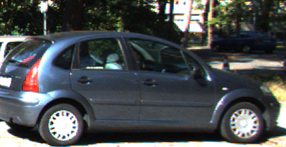
#> input picture images/wheel.png, 286 x 147 px, found by its file name
$ python hough_circle.py   (older library calls are emulated)
#> lines starting #> are read from the running program, lines starting #| are printed output that depends on the picture; after the words box and inside, x2 and y2 are one past the last pixel; in counts of white or black regions, pixels touching at a corner belong together
#> further down, img_RGB is the input picture: shape (147, 286, 3); mean B, G, R 79.8, 78.5, 74.5
### canny_edge.py
# -*- coding: utf-8 -*-


import numpy as np # 矩阵计算库
import cv2 # 利用opencv进行图像处理

def get_gradient_and_direction(image):
    """ 计算灰度图像梯度与梯度方向
    使用sobel算子求导
         -1 0 1        -1 -2 -1
    Gx = -2 0 2   Gy =  0  0  0
         -1 0 1         1  2  1
    输入
        image: 灰度图
    输出
        gradients: 梯度图像
        direction: 梯度方向
    """
    Gx = np.array([[-1, 0, 1], [-2, 0, 2], [-1, 0, 1]]) # x方向sobel算子
    Gy = np.array([[-1, -2, -1], [0, 0, 0], [1, 2, 1]]) # y方向sobel算子

    W, H = image.shape # 图像宽、长
#> W = 147; H = 286
    gradients = np.zeros([W - 2, H - 2]) # 创建空矩阵储存梯度信息
    direction = np.zeros([W - 2, H - 2]) # 创建空矩阵储存梯度方向信息

    for i in range(W - 2): # 遍历原图像每一个像素
        for j in range(H - 2):
            dx = np.sum(image[i:i+3, j:j+3] * Gx) # 原图像部分与x方向sobel算子卷积得到x方向导数
            dy = np.sum(image[i:i+3, j:j+3] * Gy) # 原图像部分与y方向sobel算子卷积得到y方向导数
            gradients[i, j] = np.sqrt(dx ** 2 + dy ** 2) # 将梯度信息储存
            if dx == 0:
                direction[i, j] = np.pi / 2 # 如果dx = 0 在梯度方向为90°
            else:
                direction[i, j] = np.arctan(dy / dx) # 其他情况下，计算梯度方向，并储存到梯度方向矩阵
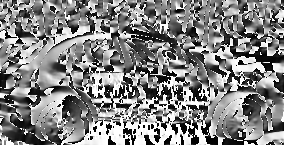
#> direction: shape (145, 284) float64; min -1.57, max 1.57, mean 0.0604; drawn with min black and max white
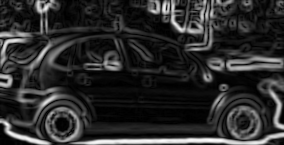
#> gradients: shape (145, 284) float64; min 0, max 420.3, mean 73.3; drawn with min black and max white

    gradients = np.uint8(gradients) # 将梯度图像转化为unit8格式

    return gradients, direction

def NMS(gradients, direction):
    """ 非最大值抑制
    输入:
        gradients: 梯度图像
        direction: 梯度方向图像

    输出:
        非最大值抑制后的图像
    """
    W, H = gradients.shape # 梯度图图像宽，长
#> W = 145; H = 284
    nms = np.copy(gradients[1:-1, 1:-1]) # 创建非极大值抑制矩阵

    for i in range(1, W - 1): # 遍历梯度图像每个像素
        for j in range(1, H - 1):
            theta = direction[i, j] # 对应位置梯度方向
            weight = np.tan(theta) # 对应梯度方向的tan值
            if theta > np.pi / 4: # 如果梯度方向大于45小于90度，N、S和NE、SW插值，且tan值为weight倒数
                d1 = [0, 1] #
                d2 = [1, 1] #
                weight = 1 / weight
            elif theta >= 0: # 如果梯度方向大于0小于45度，N、S和NE、SW插值，且tan值为weight
                d1 = [1, 0]
                d2 = [1, 1]
            elif theta >= - np.pi / 4: # 如果梯度方向小于0大于45度，N、S和NW、SE插值，且tan值为weight的相反数
                d1 = [1, 0]
                d2 = [1, -1]
                weight *= -1
            else: # 如果梯度方向小于-45大于-90度，N、S和NW、SE插值，且tan值为weight负倒数
                d1 = [0, -1]
                d2 = [1, -1]
                weight = -1 / weight

            # 不同情况下的插值系数
            g1 = gradients[i + d1[0], j + d1[1]]
            g2 = gradients[i + d2[0], j + d2[1]]
            g3 = gradients[i - d1[0], j - d1[1]]
            g4 = gradients[i - d2[0], j - d2[1]]

            grade_count1 = g1 * weight + g2 * (1 - weight) # Gp1插值结果
            grade_count2 = g3 * weight + g4 * (1 - weight) # Gp2插值结果

            if grade_count1 > gradients[i, j] or grade_count2 > gradients[i, j]: # 如果该像素点 的梯度小于Gp1和Gp2，则该点一定不是边缘，置零。
                nms[i - 1, j - 1] = 0

    return nms

def double_threshold(nms, threshold1, threshold2):
    """ 双阈值处理和滞后边界跟踪

    输入:
        nms: 非最大值抑制图像
        threshold1: 弱边界阈值
        threshold2: 强边界阈值

    输出:
        双阈值处理图像
    """
#> called with threshold1 = 60, threshold2 = 140
    visited = np.zeros_like(nms) # 遍历过的点集合
    output_image = nms.copy() # 创建输出图片矩阵
    W, H = output_image.shape # 获取输入图片宽，长
#> W = 143; H = 282

    def dfs(i, j):
        '''深度优先算法，搜索连通边界

        输入：
            像素坐标
        输出：
            连通点集
        '''

        if i >= W or i < 0 or j >= H or j < 0 or visited[i, j] == 1: # 如果像素不在图片范围内，或该点已经被储存在visited中，则返回
            return
        visited[i, j] = 1 # 若该点在图片中且未被遍历，则将对应位置储存在visited中
        if output_image[i, j] > threshold1: # 如果该店梯度大于弱边界阈值，则进行滞后边界处理
            #output_image[i, j] = 255 # 二值化，置一
            dfs(i-1, j-1) # 对相邻八个像素递归
            dfs(i-1, j)
            dfs(i-1, j+1)
            dfs(i, j-1)
            dfs(i, j+1)
            dfs(i+1, j-1)
            dfs(i+1, j)
            dfs(i+1, j+1)
        else:
            output_image[i, j] = 0 # 如果小于弱边界阈值则一定不是边界，置零

    for w in range(W): # 遍历每一个像素
        for h in range(H):
            if visited[w, h] == 1: # 如果该像素被遍历过则跳过
                continue
            if output_image[w, h] >= threshold2: # 如果该像素点梯度大于强边界阈值则一定是边界
                dfs(w, h) # 进行深度优先算法，搜索连通域
            elif output_image[w, h] <= threshold1: # 如果该像素点梯度大于强边界阈值则一定不是边界
                output_image[w, h] = 0 # 置零
                visited[w, h] = 1 # 同时将该点存入visited中
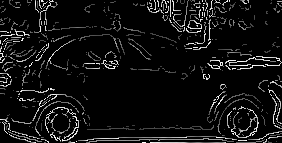
#> output_image: shape (143, 282); min 0, max 255, mean 17.9
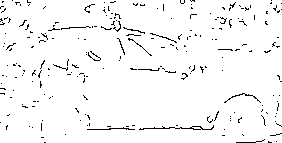
#> visited: shape (143, 282); values 0 (black) and 1 (white), 96.5% white; black in thin lines or dots

    for w in range(W): # 遍历每一个像素
        for h in range(H):
            if visited[w, h] == 0: # 如果该点没有被遍历过，则一定是弱边界
                output_image[w, h] = 0 # 置零
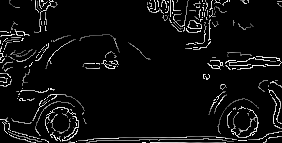
#> output_image: shape (143, 282); 3.53% of pixels changed, all inside (x1, y1, x2, y2) = (0, 0, 282, 143)
#> `threshold, final_image = cv2.threshold(output_image, 0, 255, cv2.THRES..`: final_image: shape (143, 282); 8.7% white in thin lines or dots

    return output_image

# [28 lines that do not run on import are left out]


### hough.py
# -*- coding: utf-8 -*-


import numpy as np # 矩阵计算库
import math # 数学库
import operator # 用于排序


class Hough_transform:
    def __init__(self, img, angle, threshold=135):
        '''
        img: 输入的边缘图像
        angle: 输入的梯度方向矩阵
        step: Hough 变换步长大小
        threshold: 筛选单元的阈值
        '''
#> called with threshold = 64
        self.img = img # 输入的边缘图片
        self.angle = angle # 输入的梯度方向矩阵
        self.y, self.x = img.shape[0:2] # 输入图片宽、长
#> self.y = 143; self.x = 282
        self.radius = math.ceil(math.sqrt(self.y ** 2 + self.x ** 2)) # 输入图片半径
#> self.radius = 317
        self.vote_matrix = np.zeros([self.y, self.x]) # 创建二维投票矩阵
        self.threshold = threshold # 阈值
        self.circles = [] # 用于储存检测出来的圆的半径和圆心坐标

    def Hough_transform_algorithm(self):
        '''
        按照 x,y,radius 建立三维空间，根据图片中边上的点沿梯度方向对空间中的所有单元进行投票。每个点投出来结果为一折线。
        return:  投票矩阵
        '''

        for i in range(1, self.y - 1): # 遍历图像除外围像素外的所有像素
            for j in range(1, self.x - 1):
                if self.img[i][j] > 0: # 如果是边缘则沿边缘画线
                    y = i
                    x = j
                    # 沿梯度正方向投票
                    while y < self.y and x < self.x and y >= 0 and x >= 0: # 保证像素在图像内
                        self.vote_matrix[y][x] += 1 # 在投票矩阵对应位置加一
                        y = round(y + 1.414*np.sin(self.angle[i][j])) # 圆心y坐标沿梯度方向移动
                        x = round(x + 1.414*np.cos(self.angle[i][j])) # 圆心x坐标向梯度方向移动

                     # 沿梯度反方向投票
                    y = round(y - 1.414*np.sin(self.angle[i][j])) # 圆心y坐标沿梯度反方向移动
                    x = round(x - 1.414*np.cos(self.angle[i][j])) # 圆心x坐标向左移动

                    while y < self.y and x < self.x and y >= 0 and x >= 0: # 保证圆心在图像内
                        self.vote_matrix[y][x] += 1 # 在投票矩阵对应位置加一
                        y = round(y - 1.414*np.sin(self.angle[i][j])) # 圆心y坐标沿梯度反方向移动
                        x = round(x - 1.414*np.cos(self.angle[i][j])) # 圆心x坐标向梯度反方向移动
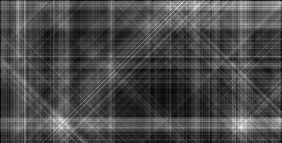
#> self.vote_matrix: shape (143, 282) float64; min 0, max 68, mean 19.8; drawn with min black and max white

        return self.vote_matrix   # 返回投票矩阵

    def Select_Circle(self):
        '''
        按照阈值从投票矩阵中筛选出合适的圆，并作极大化抑制，这里的非极大化抑制采
        用的是邻近点结果取平均值的方法，而非单纯的取极大值。
        return: None
        '''

		# 挑选投票数大于阈值的圆
        houxuanyuan = [] # 用于储存候选圆心坐标
        # 非最大化抑制
        for i in range(0, self.y - 1): # 遍历投票矩阵所有元素
            for j in range(0, self.x - 1):
                    if self.vote_matrix[i][j] < self.vote_matrix[i+1][j] or self.vote_matrix[i][j] < self.vote_matrix[i-1][j] \
                        or self.vote_matrix[i][j] < self.vote_matrix[i][j+1] or self.vote_matrix[i][j] < self.vote_matrix[i][j-1] \
                        or self.vote_matrix[i][j] < self.vote_matrix[i+1][j+1] or self.vote_matrix[i][j] < self.vote_matrix[i+1][j-1] \
                        or self.vote_matrix[i][j] < self.vote_matrix[i-1][j+1] or self.vote_matrix[i][j] < self.vote_matrix[i-1][j-1]:
                        self.vote_matrix[i][j] = 0 # 如果不是局部最大则置零
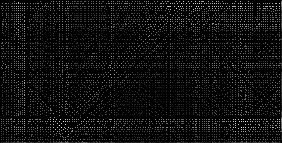
#> self.vote_matrix: shape (143, 282) float64; min 0, max 68, mean 3.7; drawn with min black and max white

        for i in range(0, self.y - 1): # 遍历投票矩阵所有元素
            for j in range(0, self.x - 1):
                if self.vote_matrix[i][j] > self.threshold: # 如果该点票数大于阈值，则可能是圆心
                        houxuanyuan.append((j, i)) # 将该圆心信息储存
        if len(houxuanyuan) == 0: # 如果未找到，则输出
            print("No Circle in this threshold.")
            return

        x, y = houxuanyuan[0] # 圆坐标
#> x = 245; y = 121
        possible = [] # 储存可能圆坐标
        middle = [] # 储存坐标均值
        for circle in houxuanyuan:
            if abs(x - circle[0]) <= 5 and abs(y - circle[1]) <= 5: # 设定一个误差范围（这里设定方圆5个像素以内，属于误差范围），在这个范围内的圆心视为同一个圆心
                possible.append([circle[0], circle[1]]) # 储存坐标
            else:
                result = np.array(possible).mean(axis=0) # 对同一范围内的圆心，半径取均值
                middle.append((result[0], result[1])) # 储存坐标均值
                possible.clear() # 清空possible为以便下个循环使用
                possible.append([circle[0], circle[1]]) # 储存坐标
#> after the loop, middle = [(245, 121), (59, 125), (61, 127)]
        result = np.array(possible).mean(axis=0)  # 将最后一组同一范围内的圆心，半径取均值
        middle.append((result[0], result[1]))  # 误差范围内的圆取均值后，放入其中

        def takeFirst(elem): # 取首值函数
            return elem[0]
        middle.sort(key=takeFirst)  # 排序

        # 重复类似上述取均值的操作，并将圆逐个输出
        x, y = middle[0] # 取出均值的第一个坐标
        possible = [] # 储存可能圆坐标
        for circle in middle: # 遍历均值圆心
            if abs(x - circle[0]) <= 10 and abs(y - circle[1]) <= 10: # 设定一个误差范围（这里设定方圆5个像素以内，属于误差范围），在这个范围内的圆心视为同一个圆心
                possible.append([circle[0], circle[1]]) # 储存坐标
            else:
                result = np.array(possible).mean(axis=0) # 对同一范围内的圆心，半径取均值
                self.circles.append((result[0], result[1])) # 保存至圆心列表
                possible.clear() # 清空possible为以便下个循环使用
                possible.append([circle[0], circle[1]])
        result = np.array(possible).mean(axis=0) # 对同一范围内的圆心，半径取均值
        self.circles.append((result[0], result[1])) # 保存至圆心列表

        # 计算半径
        radius = {} # 候选半径字典
        for i in range(0, self.y - 1): # 遍历二值化图片所有像素
            for j in range(0, self.x - 1):
                if self.img[i][j] > 0: # 如果非零则计算与所有候选圆心的距离
                    for h in self.circles: # 遍历所有候选圆
                        distence = round(math.sqrt((abs(h[0]-j) ** 2 + abs(h[1]-i) ** 2))) # 计算两点距离，即可能的半径
                        if distence in radius: # 判断是否已经存在
                            radius[distence] = radius[distence] + 1 # 投票
                        else:
                            radius[distence] = 1 # 若不在，则将其添加到radius中

        radius2 = sorted(radius.items(), key=operator.itemgetter(1), reverse=True) # 从大到小排序
        r = radius2[0][0] # 所得半径

        return r

### hough_circle.py
# -*- coding: utf-8 -*-


import cv2 # 利用opencv进行图像处理
from hough import Hough_transform # 从霍夫变化类中引入霍夫变换函数
from canny_edge import get_gradient_and_direction, NMS, double_threshold # 从任务一引入canny边缘检测函数

if __name__ == '__main__':
    input_dir = './img/' # 输入图片文件夹
    out_dir = './task2/' # 输出图片文件夹

    image = cv2.imread(input_dir + 'wheel.png', 0) # 读取灰度图像
    img_RGB = cv2.imread(input_dir + 'wheel.png') # 读取原彩色图像

    # canny边缘检测
    # 第一步高斯滤波
    smoothed_image = cv2.GaussianBlur(image, (5,5), 4) # 高斯滤波核尺寸为3*3
    # 第二步求图像梯度
    gradients, direction = get_gradient_and_direction(smoothed_image)
    # 第三步非极大值抑制
    nms = NMS(gradients, direction)
    #第四步双阈值处理和滞后边界跟踪
    output_image = double_threshold(nms, 60, 140)
    #第五步二值化
    threshold, final_image = cv2.threshold(output_image, 0, 255, cv2.THRESH_BINARY)
    cv2.imwrite(out_dir + "canny_binary.jpg", final_image) # 储存梯度二值化图像

    # hough变换圆检测
    Hough_transform_threshold = 64 # 霍夫变换阈值
    Hough = Hough_transform(final_image, direction, Hough_transform_threshold) # 霍夫变换圆检测

    vote = Hough.Hough_transform_algorithm() # 投票矩阵
    heatmap = cv2.normalize(vote, None, alpha=0, beta=255, norm_type=cv2.NORM_MINMAX, dtype=cv2.CV_8U) # 归一化
    heatmap = cv2.applyColorMap(heatmap, cv2.COLORMAP_JET) # 热图
    cv2.imwrite(out_dir + "heatmap.jpg", heatmap)# 保存热图

    r = Hough.Select_Circle() # 检测出的圆半径
#> r = 13
    for circle in Hough.circles: # 遍历每个检测出来的圆
        cv2.circle(img_RGB, (int(circle[0]), int(circle[1])), r, (0,0,255), 2) # 在原图上画圆，即标出被检测出来的车轮
#> this loop made 3 passes
#> circle on passes 1 to 3: (60, 126), (241, 127), (245, 121)
    cv2.imwrite(out_dir + "hough_result.jpg", img_RGB) # 保存图像
